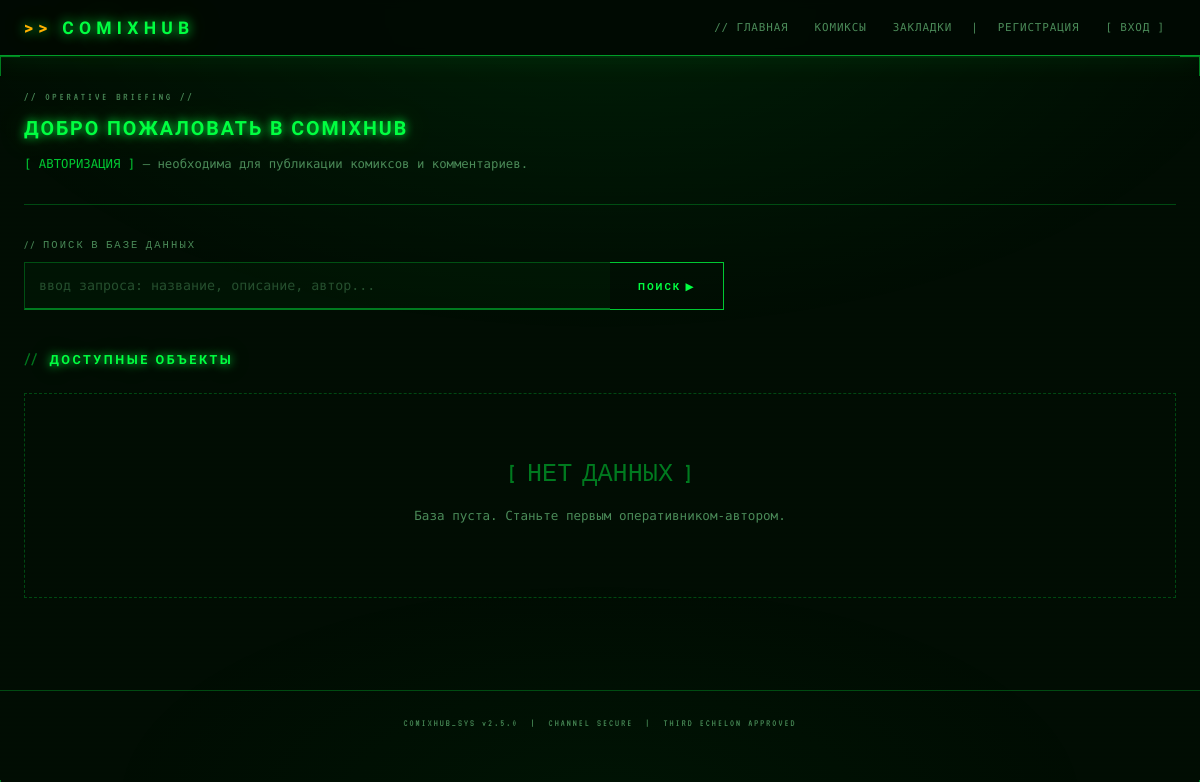
The page /comics/ on the database as committed earlier.
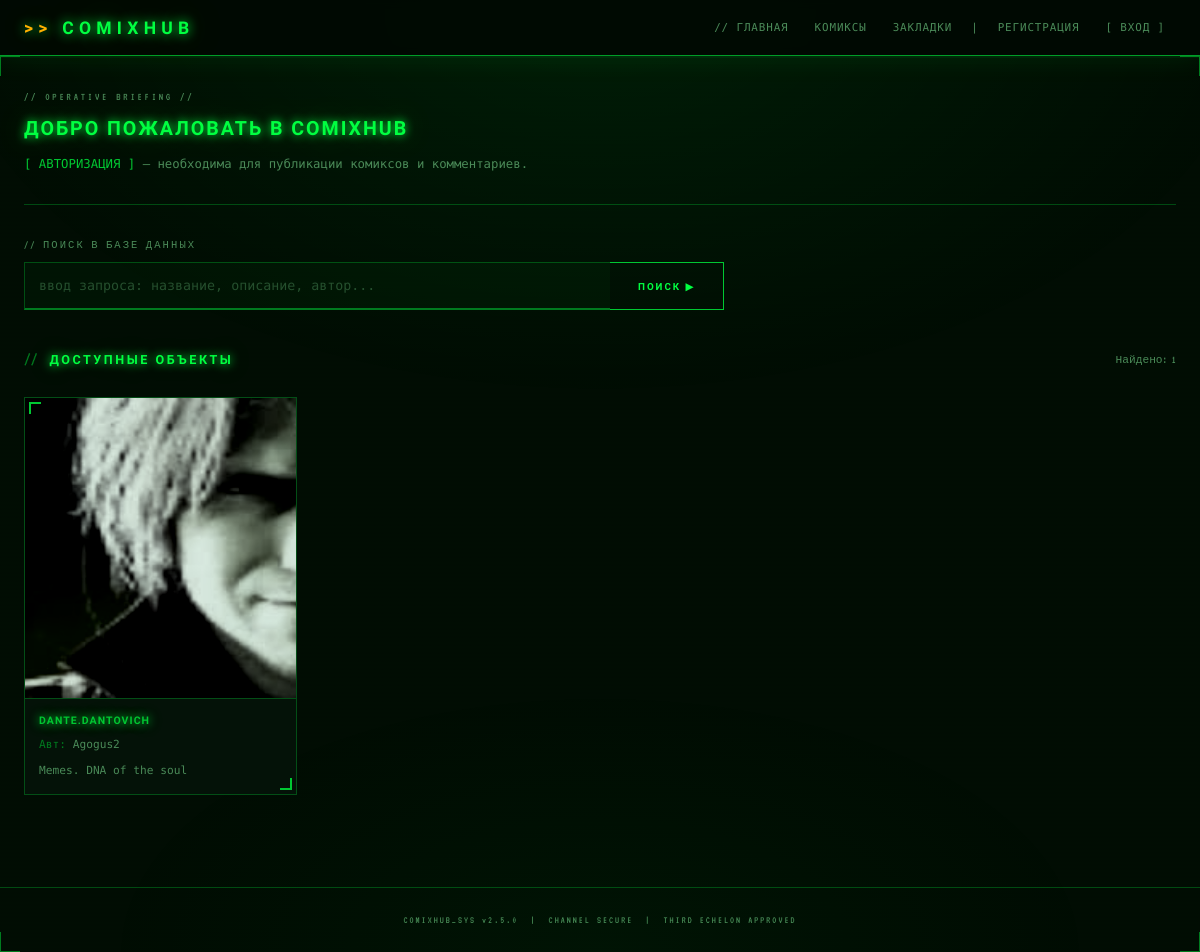
The same page on the database as committed later.
### app/models.py (models this page shows)
class Comic(SQLModel, table=True):
    __table_args__ = {'extend_existing': True}
    id: Optional[int] = Field(default=None, primary_key=True)
    title: str = Field(max_length=200)
    description: Optional[str] = None
    cover_image: Optional[str] = None
    author_id: Optional[int] = Field(default=None, foreign_key="user.id")
    created_at: datetime = Field(default_factory=datetime.utcnow)
    author: Optional["User"] = Relationship(back_populates="comics")
    chapters: List["Chapter"] = Relationship(back_populates="comic")

class User(SQLModel, table=True):
    __table_args__ = {'extend_existing': True}
    id: Optional[int] = Field(default=None, primary_key=True)
    username: str = Field(max_length=50, unique=True, index=True)
    email: str = Field(max_length=100, unique=True, index=True)
    hashed_password: str
    is_author: bool = Field(default=False)
    created_at: datetime = Field(default_factory=datetime.utcnow)
    comics: List["Comic"] = Relationship(back_populates="author")

### app/routers/comics.py (the view)
@router.get("/", response_class=HTMLResponse)
async def list_comics(
    request: Request,
    q: Optional[str] = None,
    current_user: Optional[User] = Depends(get_current_user),
    session: Session = Depends(get_session)
):
    query = select(Comic).join(User, Comic.author_id == User.id)
    if q and q.strip():
        search = f"%{q.strip()}%"
        query = query.where(
            (Comic.title.ilike(search)) |
            (Comic.description.ilike(search)) |
            (User.username.ilike(search))
        )
    comics = session.exec(query).all()
    return templates.TemplateResponse("index.html", {
        "request": request, "comics": comics,
        "current_user": current_user, "title": "Все комиксы", "search_query": q or ""
    })

### app/templates/index.html (shortened to what this page needs)
{% extends "base.html" %}
{% block content %}
<div style="max-width: 1200px; margin: 0 auto;">
  <div style="margin-bottom: 32px; padding-bottom: 20px; border-bottom: 1px solid var(--border);">
    <div style="font-family: var(--font-crt); font-size: 0.78em; color: var(--text-dim);
                letter-spacing: 0.25em; margin-bottom: 8px;">
      // OPERATIVE BRIEFING //
    </div>
    <h2 style="font-size: 1.4em; margin-bottom: 10px;">
      Добро пожаловать в ComixHub
    </h2>
    {% if current_user %}
      <p style="color: var(--text-dim); font-size: 0.9em;">
        Статус: <span style="color: var(--green);">АКТИВЕН</span>
        &nbsp;|&nbsp; Оперативник: <strong>{{ current_user.username }}</strong>
      </p>
    {% else %}
      <p style="color: var(--text-dim); font-size: 0.88em;">
        <a href="/auth/login">[ АВТОРИЗАЦИЯ ]</a> — необходима для публикации комиксов и комментариев.
      </p>
    {% endif %}
  </div>
  <form method="get" action="/comics/" style="margin-bottom: 36px;">
    <div style="font-family: var(--font-crt); font-size: 0.75em; color: var(--text-dim);
                letter-spacing: 0.2em; margin-bottom: 8px;">
      // ПОИСК В БАЗЕ ДАННЫХ
    </div>
    <div style="display: flex; max-width: 700px;">
      <input type="text"
             name="q"
             value="{{ search_query }}"
             placeholder="ввод запроса: название, описание, автор..."
             style="flex: 1; padding: 14px; font-size: 0.95em;
                    border-radius: 0; border-right: none;">
      <button type="submit">Поиск</button>
    </div>
  </form>
  <div style="display: flex; align-items: center; gap: 12px; margin-bottom: 20px;">
    <span style="color: var(--green-dark); font-family: var(--font-crt); font-size: 1.2em;">//</span>
    <h3 style="font-size: 0.9em; letter-spacing: 0.2em;">
      {{ "РЕЗУЛЬТАТЫ: " ~ search_query if search_query else "ДОСТУПНЫЕ ОБЪЕКТЫ" }}
    </h3>
    {% if comics %}
      <span style="color: var(--text-dim); font-family: var(--font-crt);
                   font-size: 0.8em; margin-left: auto;">
        Найдено: {{ comics|length }}
      </span>
    {% endif %}
  </div>
  {% if comics %}
    <div class="comic-grid">
      {% for comic in comics %}
        <div class="comic-card">
          {% if comic.cover_image %}
            <img src="{{ comic.cover_image }}" alt="{{ comic.title }}">
          {% endif %}
          <div class="info">
            <h4><a href="/comics/{{ comic.id }}">{{ comic.title }}</a></h4>
            <p>
              <span style="color: var(--green-dark);">Авт:</span>
              {{ comic.author.username if comic.author else 'НЕИЗВЕСТЕН' }}
            </p>
            {% if comic.description %}
              <p style="margin-top: 8px; font-size: 0.8em; color: var(--text-dim);">
                {{ comic.description|truncate(90) }}
              </p>
            {% endif %}
          </div>
        </div>
      {% endfor %}
    </div>
  {% else %}
    <div style="text-align: center; padding: 60px 20px; border: 1px dashed var(--border);">
      <div style="font-family: var(--font-crt); font-size: 1.8em; color: var(--green-dark);
                  margin-bottom: 12px;">[ НЕТ ДАННЫХ ]</div>
      <p style="color: var(--text-dim); font-size: 0.9em;">
        {% if search_query %}
          Записей по запросу «{{ search_query }}» не обнаружено.
        {% else %}
          База пуста. Станьте первым оперативником-автором.
        {% endif %}
      </p>
    </div>
  {% endif %}
</div>
{% endblock %}

### app/templates/base.html (shortened to what this page needs)
<!DOCTYPE html>
<html lang="ru">
<head>
  <link rel="stylesheet" href="/static/css/style.css">
</head>
<body>
  <header>
    <h1><a href="/">ComixHub</a></h1>
    <nav>
      <a href="/">// Главная</a>
      <a href="/comics/">Комиксы</a>
      <a href="/comics/favorites">Закладки</a>
      {% if current_user %}
        {% if current_user.is_author %}
          <a href="/comics/new">+ Новый комикс</a>
        {% endif %}
        <span style="color: var(--text-dim); padding: 0 4px;">|</span>
        <span>
          <strong>{{ current_user.username }}</strong>
          {% if current_user.is_author %}
            &nbsp;<span class="badge author">Автор</span>
          {% endif %}
        </span>
        <a href="/auth/logout">[ Выход ]</a>
      {% else %}
        <span style="color: var(--text-dim); padding: 0 4px;">|</span>
        <a href="/auth/register">Регистрация</a>
        <a href="/auth/login">[ Вход ]</a>
      {% endif %}
    </nav>
  </header>
  <main>
    {% block content %}{% endblock %}
  </main>
  <footer style="text-align:center; padding: 24px; color: var(--text-dim);
                 font-size: 0.72em; letter-spacing: 0.2em; border-top: 1px solid var(--border);
                 margin-top: 60px; font-family: var(--font-crt);">
    COMIXHUB_SYS v2.5.0 &nbsp;|&nbsp; CHANNEL SECURE &nbsp;|&nbsp; THIRD ECHELON APPROVED
  </footer>
</body>
</html>

Rows that differ between the two databases and show on the page:
added Comic: cover_image (picture), title "DANTE.DANTOVICH", author "Agogus2", description "Memes. DNA of the soul"
Other text that changed with them:
{{ comics|length }}: (not shown) → "1"
text no longer shown: "[ НЕТ ДАННЫХ ] База пуста. Станьте первым оперативником-автором."
text now shown: "Найдено:"
